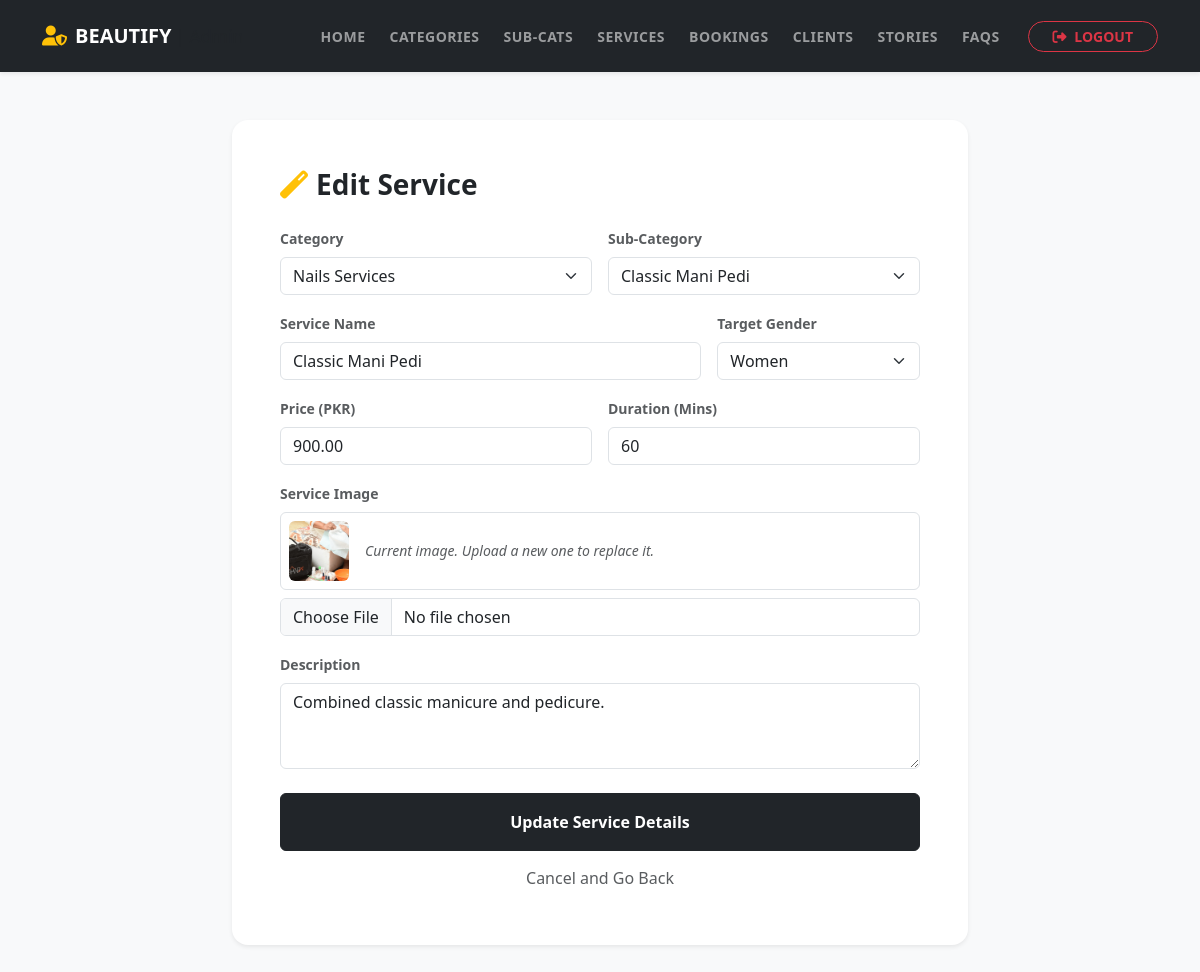
/admin/edit_service.php?id=23 (signed in), run on the app's committed database.
### tables this page shows
CREATE TABLE `services` (
  `id` int(11) NOT NULL,
  `category_id` int(11) NOT NULL,
  `subcategory_id` int(11) NOT NULL,
  `service_name` varchar(150) NOT NULL,
  `gender` enum('men','women') NOT NULL,
  `price` decimal(10,2) NOT NULL,
  `duration_minutes` int(11) DEFAULT NULL,
  `description` text DEFAULT NULL,
  `image` varchar(255) DEFAULT NULL,
  `is_active` tinyint(1) DEFAULT 1,
  `created_at` timestamp NOT NULL DEFAULT current_timestamp()
);

CREATE TABLE `service_categories` (
  `id` int(11) NOT NULL,
  `name` varchar(100) NOT NULL,
  `description` text DEFAULT NULL,
  `created_at` timestamp NOT NULL DEFAULT current_timestamp()
);

CREATE TABLE `service_subcategories` (
  `id` int(11) NOT NULL,
  `category_id` int(11) NOT NULL,
  `name` varchar(100) NOT NULL,
  `description` text DEFAULT NULL,
  `created_at` timestamp NOT NULL DEFAULT current_timestamp()
);

### admin/edit_service.php (the view, shortened to what this page needs)
<?php
include "config.php";
$id = isset($_GET['id']) ? intval($_GET['id']) : 0;
$categories = mysqli_query($conn, "SELECT id, name FROM service_categories ORDER BY name ASC");
$subcategories = mysqli_query($conn, "SELECT id, name FROM service_subcategories ORDER BY name ASC");
$res = mysqli_query($conn, "SELECT * FROM services WHERE id = $id");
$service = mysqli_fetch_assoc($res);
?>
<!DOCTYPE html>
<html lang="en">
<head>
    <link href="https://cdn.jsdelivr.net/npm/bootstrap@5.3.0/dist/css/bootstrap.min.css" rel="stylesheet">
    <link rel="stylesheet" href="https://cdnjs.cloudflare.com/ajax/libs/font-awesome/6.4.0/css/all.min.css">
</head>
<body class="bg-light">
    <?php include('navbar.php'); ?>
     <div class="container mt-5 mb-5">
        <div class="row justify-content-center">
            <div class="col-md-8">
                <div class="card shadow-sm border-0 rounded-4">
                    <div class="card-body p-5">
                        <h3 class="fw-bold mb-4">
                            <i class="fas fa-magic me-2 text-warning"></i>Edit Service
                        </h3>
                        <form method="POST" enctype="multipart/form-data">
                            <div class="row g-3">
                                <div class="col-md-6">
                                    <label class="form-label fw-semibold text-muted small uppercase">Category</label>
                                    <select name="category_id" class="form-select" required>
                                        <?php while($c = mysqli_fetch_assoc($categories)): ?>
                                            <option value="<?= $c['id'] ?>" <?= ($c['id'] == $service['category_id']) ? 'selected' : '' ?>>
                                                <?= htmlspecialchars($c['name']) ?>
                                            </option>
                                        <?php endwhile; ?>
                                    </select>
                                </div>
                                <div class="col-md-6">
                                    <label class="form-label fw-semibold text-muted small uppercase">Sub-Category</label>
                                    <select name="subcategory_id" class="form-select" required>
                                        <?php while($s = mysqli_fetch_assoc($subcategories)): ?>
                                            <option value="<?= $s['id'] ?>" <?= ($s['id'] == $service['subcategory_id']) ? 'selected' : '' ?>>
                                                <?= htmlspecialchars($s['name']) ?>
                                            </option>
                                        <?php endwhile; ?>
                                    </select>
                                </div>
                                <div class="col-md-8">
                                    <label class="form-label fw-semibold text-muted small uppercase">Service Name</label>
                                    <input type="text" name="service_name" class="form-control" value="<?= htmlspecialchars($service['service_name']) ?>" required>
                                </div>
                                <div class="col-md-4">
                                    <label class="form-label fw-semibold text-muted small uppercase">Target Gender</label>
                                    <select name="gender" class="form-select">
                                        <option value="women" <?= ($service['gender'] == 'women') ? 'selected' : '' ?>>Women</option>
                                    </select>
                                </div>
                                <div class="col-md-6">
                                    <label class="form-label fw-semibold text-muted small uppercase">Price (PKR)</label>
                                    <input type="number" name="price" class="form-control" value="<?= $service['price'] ?>" required>
                                </div>
                                <div class="col-md-6">
                                    <label class="form-label fw-semibold text-muted small uppercase">Duration (Mins)</label>
                                    <input type="number" name="duration" class="form-control" value="<?= $service['duration_minutes'] ?>">
                                </div>
                                <div class="col-12">
                                    <label class="form-label fw-semibold text-muted small uppercase">Service Image</label>
                                    <div class="d-flex align-items-center gap-3 mb-2 p-2 border rounded bg-white">
                                        <img src="uploads/<?= $service['image'] ?>" alt="Preview" style="width: 60px; height: 60px; object-fit: cover;" class="rounded">
                                        <small class="text-muted fst-italic">Current image. Upload a new one to replace it.</small>
                                    </div>
                                    <input type="file" name="image" class="form-control">
                                </div>
                                <div class="col-12">
                                    <label class="form-label fw-semibold text-muted small uppercase">Description</label>
                                    <textarea name="description" class="form-control" rows="3"><?= htmlspecialchars($service['description']) ?></textarea>
                                </div>
                            </div>
                            <button type="submit" class="btn btn-dark w-100 py-3 mt-4 fw-bold">Update Service Details</button>
                            <a href="view_services.php" class="btn btn-link w-100 mt-2 text-muted text-decoration-none">Cancel and Go Back</a>
                        </form>
                    </div>
                </div>
            </div>
        </div>
    </div>
</body>
</html>

### data on the page
services: category_id "Nails Services", subcategory_id "Classic Mani Pedi", service_name "Classic Mani Pedi", gender "Women", price "900.00", duration "60", image (picture), description "Combined classic manicure and pedicure."
